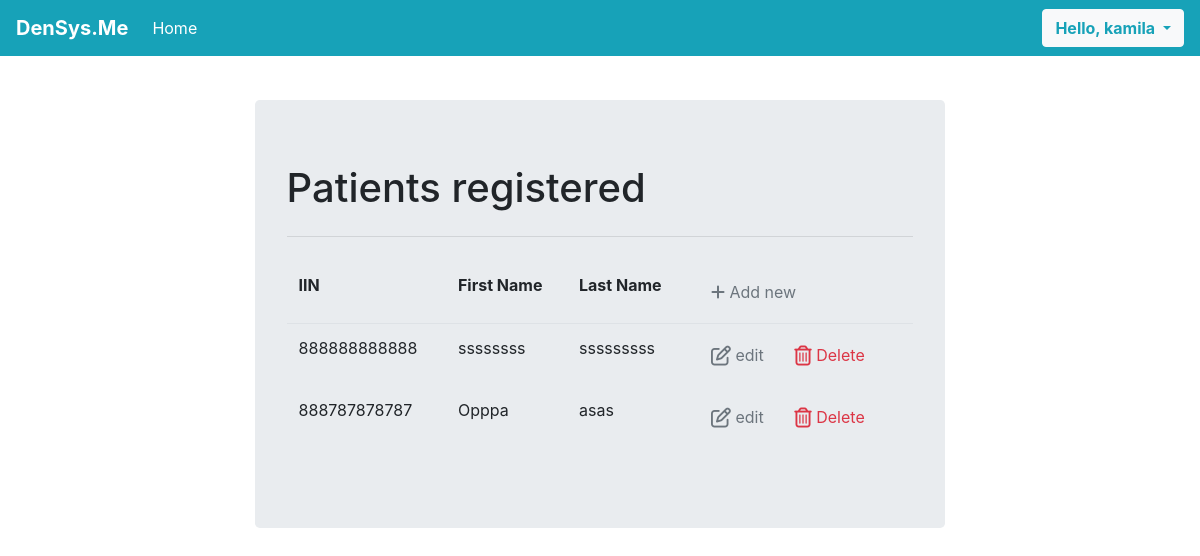
Before: /patient_list/ (signed in) with the older database file.
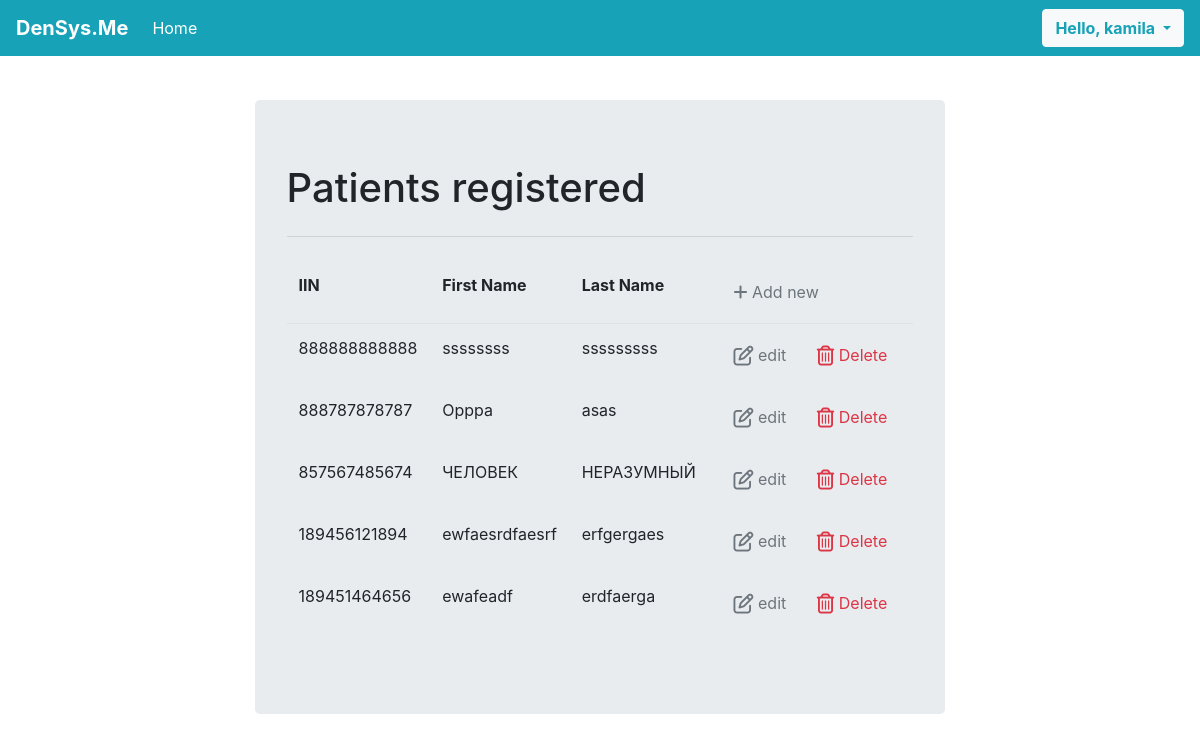
After: the same page with the newer database file.
### sys_base/models.py (models this page shows, shortened)
class Account(AbstractUser):
    pass

class Patient(models.Model):
    account = models.OneToOneField(
        settings.AUTH_USER_MODEL,
        on_delete=models.CASCADE,
        blank=True,
        null=True,
    )
    date_of_birth = models.DateField(blank=True, null=True)
    iin = models.CharField(unique=True, default='', max_length = 12, validators = [validators.MinLengthValidator(12), charfield_is_number_validator])
    name = models.CharField(max_length = 30)
    surname = models.CharField(max_length = 30)
    middlename = models.CharField(max_length = 30, blank=True, default='')
    blood_group = models.CharField(max_length = 3, blank=True,
        choices=(
            ('A+', 'A+'),
            ('A-', 'A-'),
            ('B+', 'B+'),
            ('B-', 'B-'),
            ('O+', 'O-'),
            ('AB+', 'AB+'),
            ('AB-', 'AB-'),
        )
    )
    contact_number = models.CharField(
        blank=True,
        max_length = 11,
        validators = [
            validators.RegexValidator(
                "^\\+?\\d{1,4}?[-.\\s]?\\(?\\d{1,3}?\\)?[-.\\s]?\\d{1,4}[-.\\s]?\\d{1,4}[-.\\s]?\\d{1,9}$",
                message = "Incorrect Phone Number"
            ),
            validators.MinLengthValidator(11)
        ]
    )
    email = models.CharField(blank=True, max_length = 30 ,validators = [validators.EmailValidator])
    address = models.CharField(blank=True, max_length = 30)
    marital_status = models.CharField(max_length = 30, blank=True,
        choices=(
            ('Married', 'Married'),
            ('NotMarried', 'Not Married'),
        ))
    registration_date = models.DateField(auto_now_add = True, blank=True)

### sys_base/views.py (the view)
# urls.py: path('patient_list/', views.patient_list, name='patient_list'),
@login_required(login_url='login')
def patient_list(request):
    context = {'patient_list':Patient.objects.all()}
    return render(request, "sys_base/patient_list.html", context)

### sys_base/templates/sys_base/patient_list.html (shortened to what this page needs)
{% extends "sys_base/base.html" %}
{% block content %}
<div class="container p-t-5">
    <div class="col-md-10 offset-md-1 mt-5">
      <div class="jumbotron" style="margin-top:100px">
<h1 class="display-8">Patients registered</h1>
<hr class="my-4">
<table class="table table-borderless">
    <thead class="border-bottom font-weight-bold">
        <tr>
            <td>IIN</td>
            <td>First Name</td>
            <td>Last Name</td>
            <td>
                <a href="{% url 'patient_register' %}" class="btn text-secondary px=0">
                    <i class="fas fa-plus"></i> Add new
                </a>
            </td>
        </tr>
    </thead>
    <tbody>
        {% for patient in patient_list %}
            <tr>
                <td>{{patient.iin}}</td>
                <td>{{patient.name}}</td>
                <td>{{patient.surname}}</td>
                <td>
                    <a href="{% url 'patient_update' patient.id %}" class="btn text-secondary px=0">
                        <i class="far fa-edit fa-lg"></i>
                        edit
                    </a>
                    <form action="{% url 'patient_delete' patient.id %}" method="post" class="d-inline">
                        <button type="submit" class="btn text-danger">
                            <i class="far fa-trash-alt fa-lg "></i> Delete
                        </button>
                    </form>
                </td>
            </tr>
        {% endfor %}
    </tbody>
</table>
</div>
</div>
</div>
{% endblock content %}

### sys_base/templates/sys_base/base.html (shortened to what this page needs)
<!DOCTYPE html>
<html lang="en">
  <head>
    <link rel="stylesheet" href="https://cdnjs.cloudflare.com/ajax/libs/font-awesome/6.2.1/css/all.min.css" />
    <link rel="stylesheet" href="https://cdn.jsdelivr.net/npm/bootstrap@4.3.1/dist/css/bootstrap.min.css">
    <link href=  "http://ajax.googleapis.com/ajax/libs/jqueryui/1.8.16/themes/ui-lightness/jquery-ui.css" rel="stylesheet" type="text/css" />
  </head>
  <body>
    <nav class="navbar navbar-expand-lg fixed-top navbar-dark bg-info">
      <a class="navbar-brand m-r-3 font-weight-bold" href="{% url 'index' %}">DenSys.Me</a>
      <div class="collapse navbar-collapse" id="navbarMenu">
        <ul class="navbar-nav mr-auto">
          <li class="nav-item active">
            <a class="nav-link" href="{% url 'index' %}">Home </a>
          </li>
        </ul>
        <div class="btn-group">
          {% if request.user.is_authenticated %}
          <button type="button" class="btn btn-light font-weight-bold text-info dropdown-toggle" data-toggle="dropdown" aria-haspopup="true" aria-expanded="false">
            Hello, {{user}}
          </button>
          {% else %}
          <ul class="navbar-nav mr-auto">
            <li class="nav-item active">
              <a class="nav-link" href="{% url 'login' %}">ඞ Login ඞ</a>
            </li>
          </ul>
          {% endif %}
        </div>
        </div>
    </nav>
    <div class="container">
      <div class="col-md-10 offset-md-1 mt-5">
          {% block content %} {% endblock content %}
      </div>
    </div>
    <script src="https://cdn.jsdelivr.net/npm/bootstrap@4.3.1/dist/js/bootstrap.min.js"></script>  </body>
</html>

Changed rows visible on the page:
added Patient: iin "857567485674", name "ЧЕЛОВЕК", surname "НЕРАЗУМНЫЙ"
added Patient: iin "189456121894", name "ewfaesrdfaesrf", surname "erfgergaes"
added Patient: iin "189451464656", name "ewafeadf", surname "erdfaerga"
